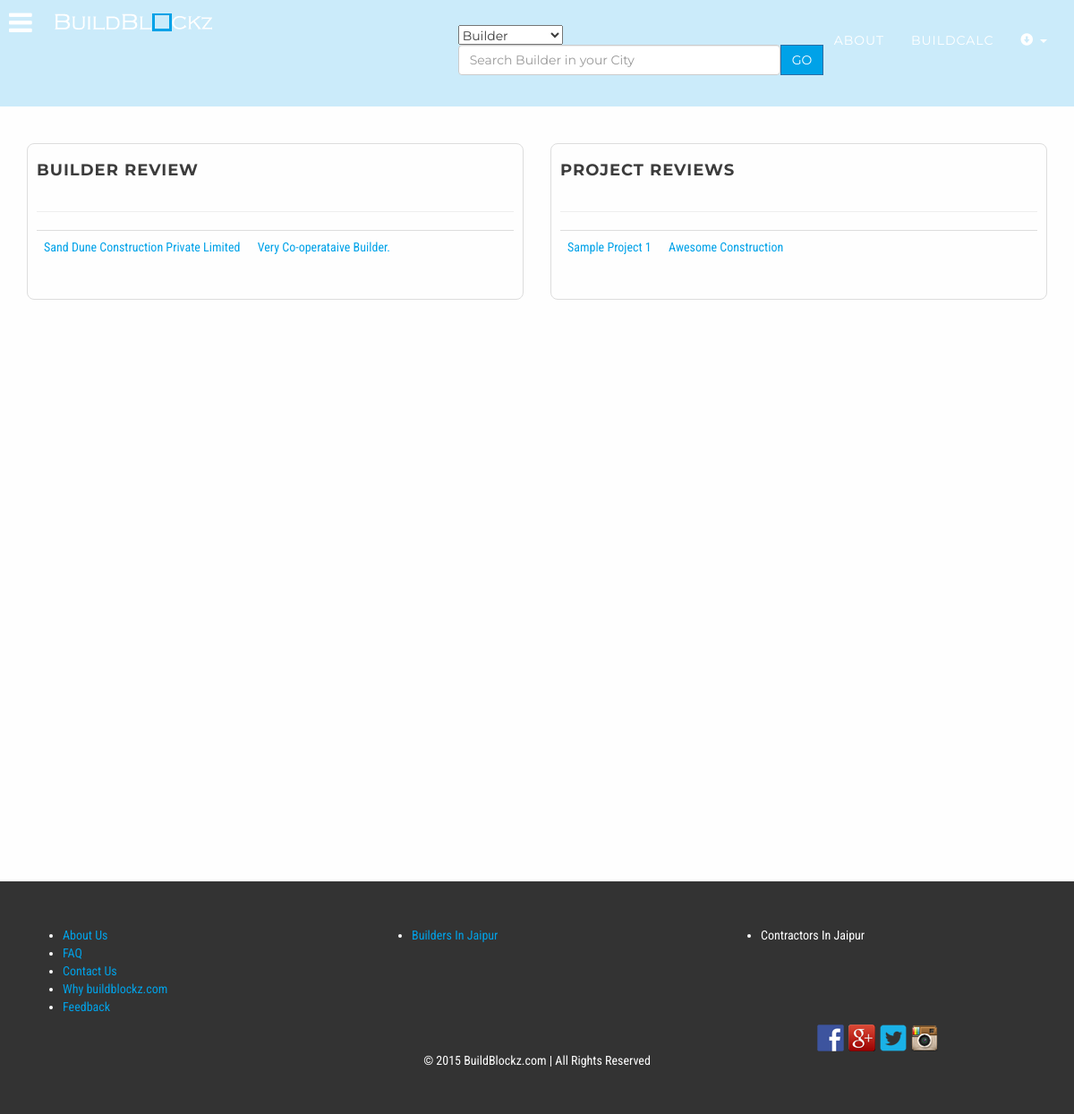
The page /userReview.php (signed in) on the database its author committed.
### tables this page shows
CREATE TABLE IF NOT EXISTS `db_builder_reviews` (
  `index` int(11) NOT NULL AUTO_INCREMENT,
  `BBZBID` int(11) DEFAULT NULL,
  `id` int(11) DEFAULT NULL,
  `BBZUID` int(11) DEFAULT NULL,
  `verified` varchar(255) NOT NULL,
  `name` varchar(255) NOT NULL,
  `rating` int(11) NOT NULL,
  `review` varchar(255) DEFAULT NULL,
  `dateOfReview` timestamp NOT NULL DEFAULT CURRENT_TIMESTAMP ON UPDATE CURRENT_TIMESTAMP,
  PRIMARY KEY (`index`)
);

CREATE TABLE IF NOT EXISTS `db_builder_details` (
  `BBZBID` int(11) NOT NULL COMMENT 'Builder Id''s',
  `cmp_name` varchar(255) NOT NULL COMMENT 'Builder''s Company Name',
  `hoal1` varchar(255) NOT NULL COMMENT 'Builder''s Head Office Address Line1',
  `hoal2` varchar(255) DEFAULT NULL COMMENT 'Builder''s Head Office Address Line2',
  `hoac` varchar(255) NOT NULL COMMENT 'Builder''s Head Office Address City',
  `hoas` varchar(255) NOT NULL COMMENT 'Builder''s Head Office Address State',
  `hoap` int(11) NOT NULL COMMENT 'Builder''s Head Office Address Pincode',
  `hoce` varchar(255) NOT NULL COMMENT 'Builder''s Head Office Contact Email',
  `hocm` varchar(11) DEFAULT NULL COMMENT 'Builder''s Head Office Contact Mobile',
  `hocp` varchar(11) DEFAULT NULL COMMENT 'Builder''s Head Office Contact Phone',
  `numOfBranch` int(11) NOT NULL COMMENT 'Builder''s Number of Cities',
  `branch` mediumtext COMMENT 'Builder''s Cities Path',
  `numProjectCity` varchar(255) DEFAULT NULL COMMENT 'Builder''s Number of Projects with city ',
  `about` longtext COMMENT 'Builder''s About Us',
  `aim` text COMMENT 'Builder''s  Aim',
  `website` varchar(255) DEFAULT NULL COMMENT 'Builder''s Website',
  `since` int(11) NOT NULL COMMENT 'Builder''s Since',
  `typeOfConstruction` text NOT NULL COMMENT 'Builder''s Type of Construction',
  `ratings` float(3,2) NOT NULL,
  `numOfRatings` int(11) NOT NULL,
  `dateOfEntry` timestamp NOT NULL DEFAULT CURRENT_TIMESTAMP ON UPDATE CURRENT_TIMESTAMP COMMENT 'Builder''s Date Of Entry',
  PRIMARY KEY (`BBZBID`)
);

CREATE TABLE IF NOT EXISTS `db_project_reviews` (
  `index` int(11) NOT NULL AUTO_INCREMENT,
  `BBZPID` int(11) NOT NULL,
  `BBZUID` int(11) DEFAULT NULL,
  `verified` varchar(255) NOT NULL,
  `name` varchar(255) NOT NULL,
  `rating` int(11) NOT NULL,
  `review` varchar(255) DEFAULT NULL,
  `dateOfReview` timestamp NOT NULL DEFAULT CURRENT_TIMESTAMP ON UPDATE CURRENT_TIMESTAMP,
  PRIMARY KEY (`index`)
);

CREATE TABLE IF NOT EXISTS `db_builder_projects` (
  `id` int(11) NOT NULL AUTO_INCREMENT,
  `BBZPID` int(11) NOT NULL,
  `BBZBID` int(11) NOT NULL,
  `project_name` varchar(255) NOT NULL,
  `status` varchar(255) NOT NULL,
  `rating` float(3,2) DEFAULT NULL,
  `numOfRatings` int(11) NOT NULL,
  `bank_approval` mediumtext,
  `address` varchar(255) NOT NULL,
  `constructionType` varchar(255) NOT NULL,
  `constructionTypeDetail` varchar(255) DEFAULT NULL,
  `price` int(11) NOT NULL,
  `start_date` date DEFAULT NULL,
  `end_date` date DEFAULT NULL,
  `features` mediumtext,
  `dateOfEntry` timestamp NOT NULL DEFAULT CURRENT_TIMESTAMP ON UPDATE CURRENT_TIMESTAMP,
  PRIMARY KEY (`id`),
  UNIQUE KEY `BBZPID` (`BBZPID`)
);

### userReview.php (the view, shortened to what this page needs)
<?php
	include 'header.php';
	include 'database.php';
	$BBZUID = $_SESSION['BBZUID'];
	$sql = "SELECT * FROM db_builder_reviews WHERE BBZUID = '$BBZUID'";
	$pwd = mysqli_query($link, $sql);
	$sql1 = "SELECT * FROM db_project_reviews WHERE BBZUID = '$BBZUID'";
	$pwd1 = mysqli_query($link, $sql1);
?>
	<br/><br/><br/><br/><br/><br/><br/><br/>
	<div class="container">
		<div class="row">
			<div class="col-md-6">
				<div class="round_box">
				<h4>Builder Review</h4>
				<hr />
					<table class="table">
						<tbody>
					<?php
						while ($row = mysqli_fetch_assoc($pwd)){
							$review = $row['review'];
							$BBZBID = $row['BBZBID'];
							$sql2 = "SELECT cmp_name FROM db_builder_details WHERE BBZBID = '$BBZBID'";
							$pwd2 = mysqli_query($link, $sql2);
							$row2 = mysqli_fetch_array($pwd2,MYSQL_ASSOC);
					?>
							<tr>
								<td>
									<a href="userReviewEdit.php?builderReview=<?php echo $review;?>"><?php echo $row2['cmp_name']."&nbsp;&nbsp;&nbsp;&nbsp;&nbsp;&nbsp;".$row['review'];?> </a>
								</td>
							</tr>
					<?php
						}
?>
						</tbody>
					</table>
			</div>
			</div>
			<div class="col-md-6">
				<div class="round_box">
					<h4>Project Reviews</h4>
						<hr />
						<table class="table">
						<tbody>
<?php
	while ($row3 = mysqli_fetch_assoc($pwd1)){
		$review = $row3['review'];
		$BBZPID = $row3['BBZPID'];
		$sql4 = "SELECT project_name FROM db_builder_projects WHERE BBZPID = '$BBZPID'";
		$pwd4 = mysqli_query($link, $sql4);
		$row4 = mysqli_fetch_array($pwd4,MYSQL_ASSOC);
?>
							<tr>
								<td>
		<a href="userReviewEdit.php?projectReview=<?php echo $review;?>"><?php echo $row4['project_name']."&nbsp;&nbsp;&nbsp;&nbsp;&nbsp;&nbsp;".$row3['review'];?> </a>
								</td>
							</tr>
<?php
	}
?>
							</tbody>
					</table>
		</div>
	</div>
</div>
<?php
	include 'footer.php';
?>

### css/grayscale.css (style rules this page uses)
body { width: 100%; height: 100%;// font-family: Lora, "Helvetica Neue", Helvetica, Arial, sans-serif;// font-family: 'Arimo', sans-serif; font-family: 'Roboto Condensed', sans-serif; color: #3c3c3c; background-color: #fefefe; }
html { width: 100%; height: 100%; }
h1, h2, h3, h4, h5, h6 { margin: 0 0 35px; text-transform: uppercase; font-family: Montserrat, "Helvetica Neue", Helvetica, Arial, sans-serif; font-weight: 700; letter-spacing: 1px; }
a { color: rgba(0,162,232,1); -webkit-transition: all .2s ease-in-out; -moz-transition: all .2s ease-in-out; transition: all .2s ease-in-out; }
.round_box { border-radius: 8px; padding: 20px 10px; border: 1px solid #ddd; }

### rows shown on the page
db_builder_reviews: BBZBID.cmp_name "Sand Dune Construction Private Limited", review "Very Co-operataive Builder."
db_project_reviews: db_builder_projects.project_name "Sample Project 1", review "Awesome Construction"
